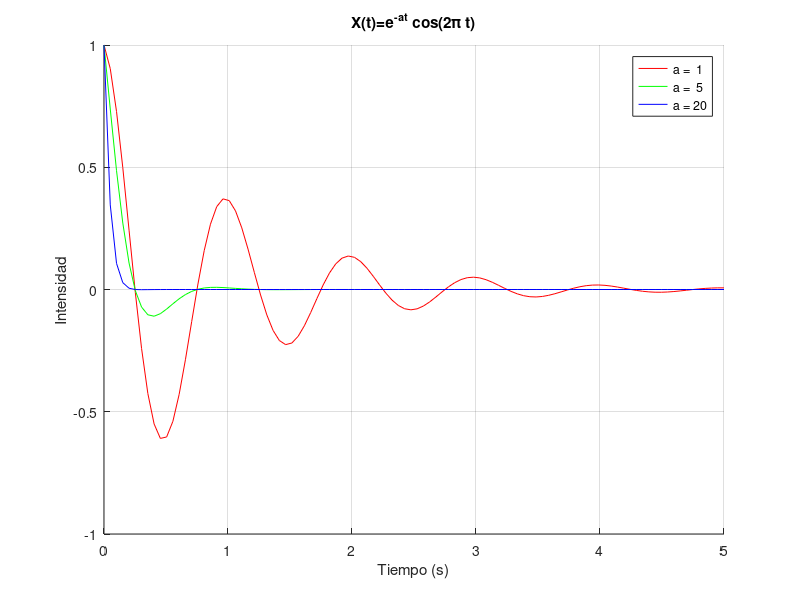

Recreate this plot in MATLAB.
Fs = 20;
f  = 1;

t  = linspace(0,5,5*Fs);
X  = zeros(3,length(t));

X(1,:) = exp( -1*t).*cos(2*pi*f.*t);
X(2,:) = exp( -5*t).*cos(2*pi*f.*t);
X(3,:) = exp(-20*t).*cos(2*pi*f.*t);

hold on
plot(t,X(1,:),'r','DisplayName','a =  1')
plot(t,X(2,:),'g','DisplayName','a =  5')
plot(t,X(3,:),'b','DisplayName','a = 20')
xlabel('Tiempo (s)')
ylabel('Intensidad')
title('X(t)=e^{-at} cos(2\pi t)')
legend('show')
grid on
